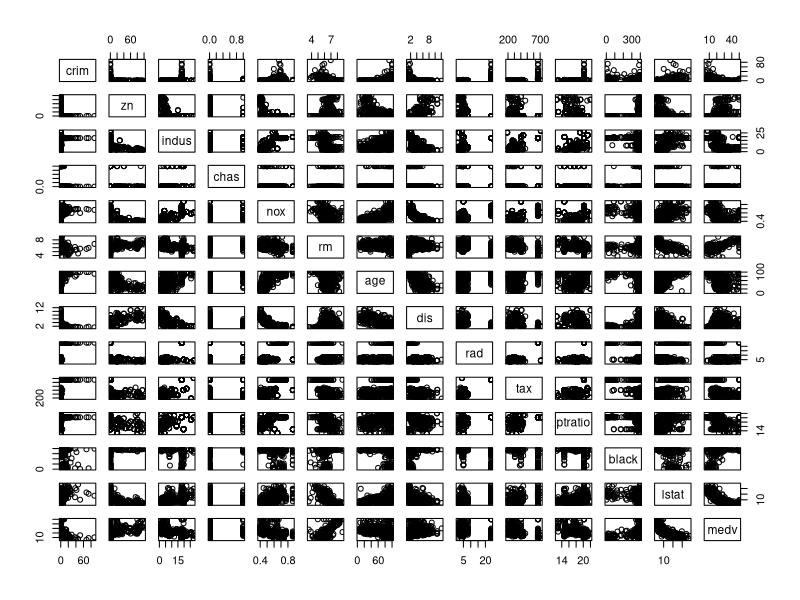
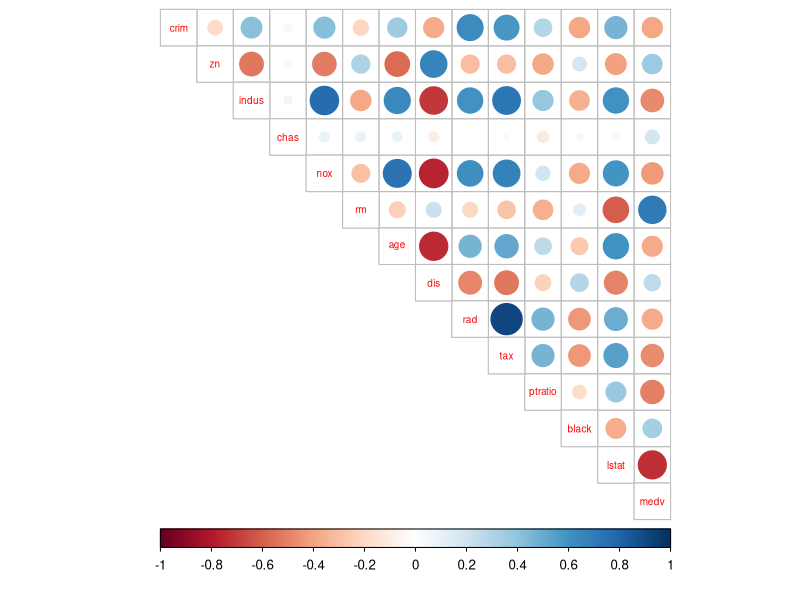
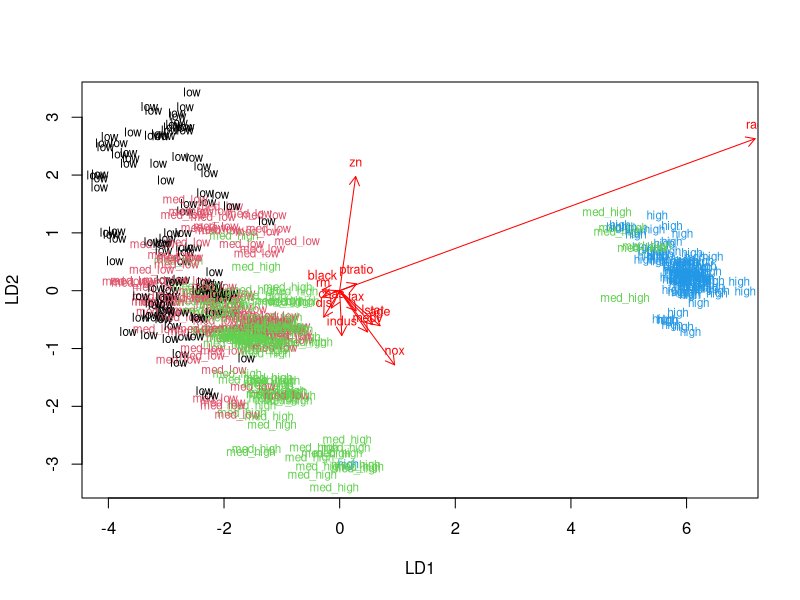
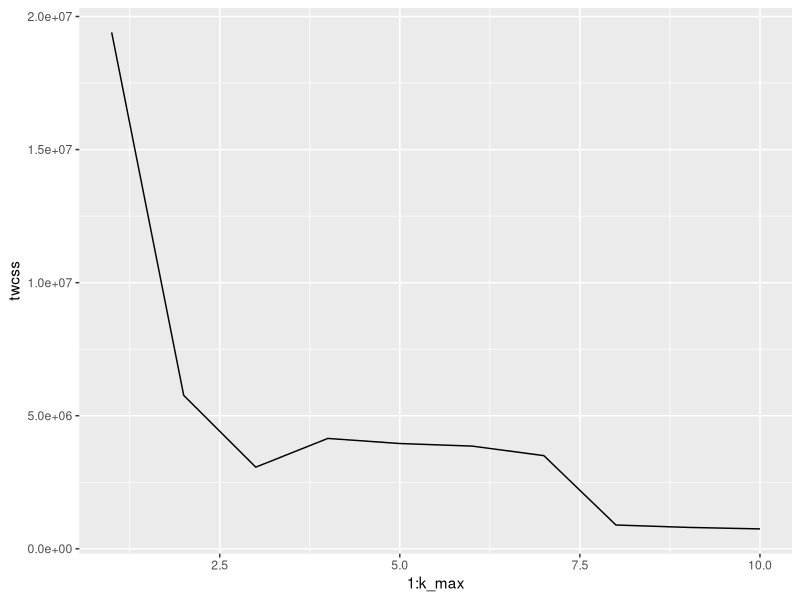
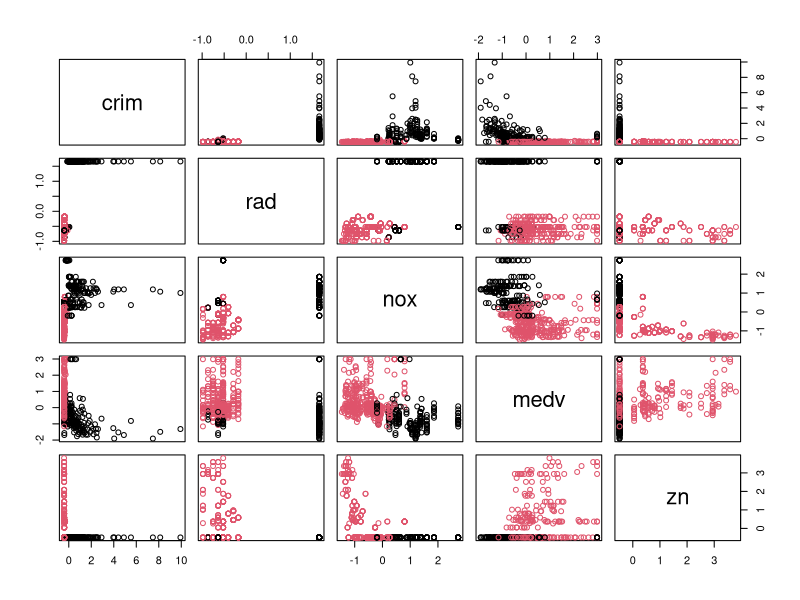

Write the R code that produced these figures, in order.
## ---- chunk 1
date()
## ---- chunk 2
# Access the MASS package
library(MASS)

# and load the data
data("Boston")

# exploring the dataset
str(Boston)

# more information on the variables
?Boston

## ---- chunk 3
# plot matrix of the variables
p1 <- pairs(Boston)

library(tidyr)
library(corrplot)
#correlation plot
# calculate the correlation matrix and round it
cor_matrix <- cor(Boston) %>% round(digits = 2)

# visualize the correlation matrix
p2 <- corrplot(cor_matrix, method="circle", type = "upper", cl.pos = "b", tl.pos = "d", tl.cex = 0.6)

# summaries of the variables
summary(Boston)
## ---- chunk 4
# still working with
library(MASS)

# Standardizing the dataset
boston_scaled <- scale(Boston)

# summaries of the scaled variables
summary(boston_scaled)

# checking the class of the boston_scaled object
class(boston_scaled) # "matrix", "array"

# change the object to data frame
boston_scaled <- as.data.frame(boston_scaled)

# and change scaled crim as numeric
boston_scaled$crim <- as.numeric(boston_scaled$crim)

## ---- chunk 5
# create a quantile vector of crim and print it
bins <- quantile(boston_scaled$crim)
bins

# create a categorical variable 'crime'
crime <- cut(boston_scaled$crim, breaks = bins, include.lowest = TRUE, labels = c("low", "med_low", "med_high", "high"))

# look at the table of the new factor crime
table(crime)

# remove original crim from the dataset
boston_scaled <- dplyr::select(boston_scaled, -crim)

# add the new categorical value to scaled data
boston_scaled <- data.frame(boston_scaled, crime)

## ---- chunk 6
library(dplyr)
library(MASS)

# number of rows in the Boston dataset 
n <- nrow(boston_scaled)

# choose randomly 80% of the rows
ind <- sample(n,  size = n * 0.8)

# create train set, including the randomly selecting rows (80 %)
train <- boston_scaled[ind,]

# create test set, including all the remaining 20 % of the rows.
test <- boston_scaled[-ind,]


## ---- chunk 7
# linear discriminant analysis
lda.fit <- lda(crime ~ ., data = train)

# print the lda.fit object
lda.fit

# the function for lda biplot arrows
lda.arrows <- function(x, myscale = 1, arrow_heads = 0.1, color = "red", tex = 0.75, choices = c(1,2)){
  heads <- coef(x)
  graphics::arrows(x0 = 0, y0 = 0, 
         x1 = myscale * heads[,choices[1]], 
         y1 = myscale * heads[,choices[2]], col=color, length = arrow_heads)
  text(myscale * heads[,choices], labels = row.names(heads), 
       cex = tex, col=color, pos=3)
}

# target classes as numeric
classes <- as.numeric(train$crime)

# plot the lda results
plot(lda.fit, dimen = 2, col = classes, pch = classes)
lda.arrows(lda.fit, myscale =2.5)

## ---- chunk 8
library(MASS)

# save the correct classes from test data
correct_classes <- test$crime

# remove the crime variable from test data
test <- dplyr::select(test, -crime)

# predict classes with test data
lda.pred <- predict(lda.fit, newdata = test)

# cross tabulate the results
table(correct = correct_classes, predicted = lda.pred$class)

## ---- chunk 9
library(MASS)
data("Boston") #reloading the original data

# standardizing the dataset
boston_scaled2 <- scale(Boston)

# calculating Euclidean distances and summarize 
dist_eu <- dist(boston_scaled2)
summary(dist_eu)

## ---- chunk 10
library(MASS)
library(ggplot2)
set.seed(13)

# Run k-means algorithm on the dataset with 4 clusters
km <- kmeans(boston_scaled2, centers = 4)

# investigating the optimal number of clusters. MASS, scaled data already available.
set.seed(123)

# determine the max number of clusters
k_max <- 10

# calculate the total within sum of squares
twcss <- sapply(1:k_max, function(k){kmeans(Boston, k)$tot.withinss})

# visualize the results
qplot(x = 1:k_max, y = twcss, geom = 'line')


## ---- chunk 11
library(MASS)
library(ggplot2)
set.seed(13)

# Run k-means algorithm on the dataset with 2 clusters
km <- kmeans(boston_scaled2, centers = 2)

# plot the Boston dataset with clusters
# pairs(boston_scaled2, col = km$cluster) for overall view, but it's not very clear
# needs to be data frame to plot only some columns, chosen based on the LDA plot.

pairs(as.data.frame(boston_scaled2)[c("crim", "rad", "nox", "medv", "zn")], col = km$cluster)

